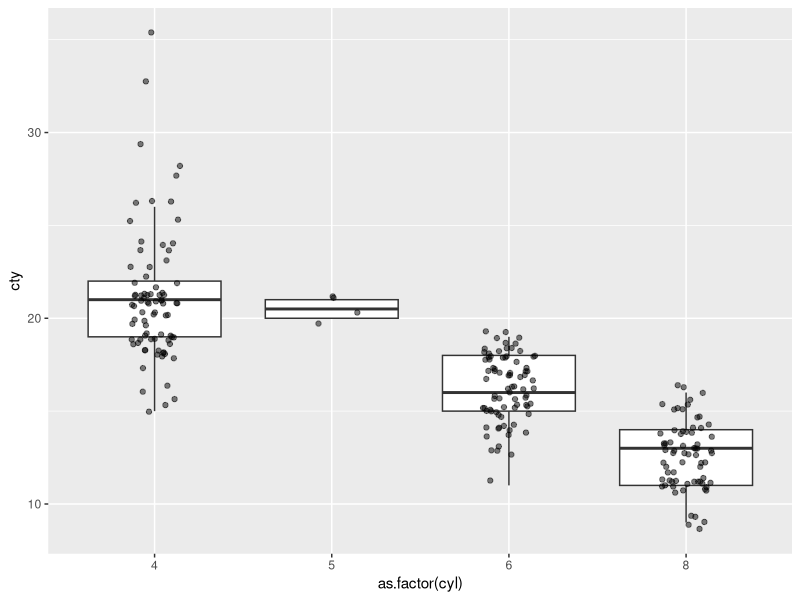

Source code (R):
## ---- chunk 1
#| echo: false
library(tidyverse)

mpg %>% ggplot(aes(as.factor(cyl), cty)) + geom_boxplot(outlier.shape = NA) + geom_jitter(alpha = 0.5, width = 0.15)
## ---- chunk 2
knitr::knit_exit()
